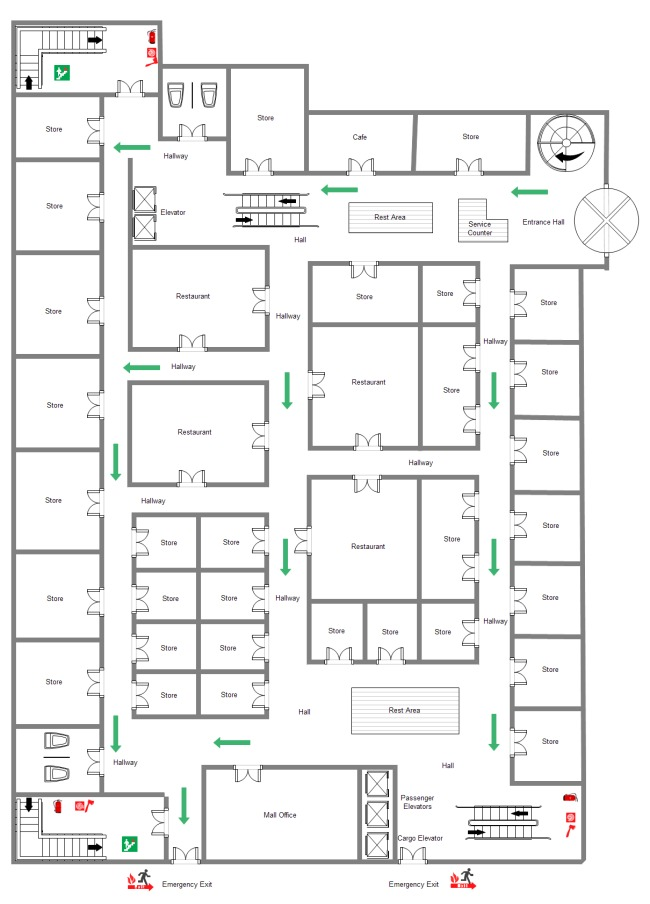
#> input picture bc.jpeg, 650 x 904 px
$ python analyze_floorplan.py bc.jpeg 1.0 out.png
#> lines starting #> are read from the running program, lines starting #| are printed output that depends on the picture; after the words box and inside, x2 and y2 are one past the last pixel; in counts of white or black regions, pixels touching at a corner belong together
"""
Floorplan Analyzer - Extract Walls and Exits
Takes a user floor plan as input and outputs a simplified PNG showing only walls and exits
"""

import sys
import numpy as np
import matplotlib.pyplot as plt
from pathlib import Path
from matplotlib.patches import Rectangle, Circle

try:
    from PIL import Image
    PIL_AVAILABLE = True
except ImportError:
    PIL_AVAILABLE = False
    print("Error: Pillow is required. Install with: pip install Pillow")
    sys.exit(1)

try:
    import ezdxf
    EZDXF_AVAILABLE = True
except ImportError:
    EZDXF_AVAILABLE = False


def detect_file_type(filepath: str) -> str:
    """Detect floorplan file type from extension."""
    ext = Path(filepath).suffix.lower()

    if ext == '.dxf':
        if not EZDXF_AVAILABLE:
            print("Error: ezdxf is required for DXF files. Install with: pip install ezdxf")
            sys.exit(1)
        return 'dxf'
    elif ext in ['.png', '.jpg', '.jpeg', '.bmp', '.tif', '.tiff']:
        return 'image'
    else:
        print(f"Error: Unsupported file type '{ext}'. Supported: .png, .jpg, .jpeg, .bmp, .dxf")
        sys.exit(1)


def analyze_image_floorplan(filepath: str, scale: float = 10.0):
    """
    Analyze an image floorplan and extract walls and exits.
    Uses adaptive thresholding to work with any image.

    Args:
        filepath: Path to image file
        scale: Pixels per meter (default: 10)

    Returns:
        Tuple of (walls, exits, width, height)
    """
#> called with filepath = 'bc.jpeg', scale = 1
    print(f"\n📊 Analyzing image floorplan: {filepath}")

    # Load image
    img = Image.open(filepath)
#> img is the input picture: PIL image 650x904 RGB; mean R, G, B 239.4, 239.6, 239.4
    image_array = np.array(img.convert('RGB'))

    height_px, width_px = image_array.shape[:2]
    print(f"  Image size: {width_px}×{height_px} pixels")
#|   Image size: 650×904 pixels

    # Calculate world dimensions
    width_m = width_px / scale
    height_m = height_px / scale
    print(f"  World size: {width_m:.1f}×{height_m:.1f} meters (scale: {scale} px/m)")
#|   World size: 650.0×904.0 meters (scale: 1.0 px/m)

    # Convert to grayscale
    grayscale = np.mean(image_array, axis=2)

    # Adaptive thresholding using Otsu's method
    hist, _ = np.histogram(grayscale, bins=256, range=(0, 256))
#> hist = 256 values, max 427600 at index 255, min 2 at index 23, mean 2295.3

    total = grayscale.size
    sum_total = np.sum(np.arange(256) * hist)
#> sum_total = 140687101
    sum_background = 0
    weight_background = 0
    max_variance = 0
    threshold = 0

    for i in range(256):
        weight_background += hist[i]
        if weight_background == 0:
            continue

        weight_foreground = total - weight_background
        if weight_foreground == 0:
            break

        sum_background += i * hist[i]
        mean_background = sum_background / weight_background
        mean_foreground = (sum_total - sum_background) / weight_foreground

        variance = weight_background * weight_foreground * (mean_background - mean_foreground) ** 2

        if variance > max_variance:
            max_variance = variance
            threshold = i
#> this loop made 256 passes
#> (weight_background, weight_foreground, sum_background, mean_background, mean_foreground, max_variance) on passes 1 to 8: (227, 587373, 0, 0, 239.5, 7.65e+12), (274, 587326, 47, 0.172, 239.5, 9.22e+12), (320, 587280, 139, 0.434, 239.6, 1.07e+13), (350, 587250, 229, 0.654, 239.6, 1.17e+13), (381, 587219, 353, 0.927, 239.6, 1.27e+13), (407, 587193, 483, 1.19, 239.6, 1.36e+13), (430, 587170, 621, 1.44, 239.6, 1.43e+13), (439, 587161, 684, 1.56, 239.6, 1.46e+13)

    print(f"  Auto-detected threshold: {threshold:.0f}/255")
#|   Auto-detected threshold: 193/255

    # Create wall mask (dark areas)
    wall_mask = grayscale < threshold
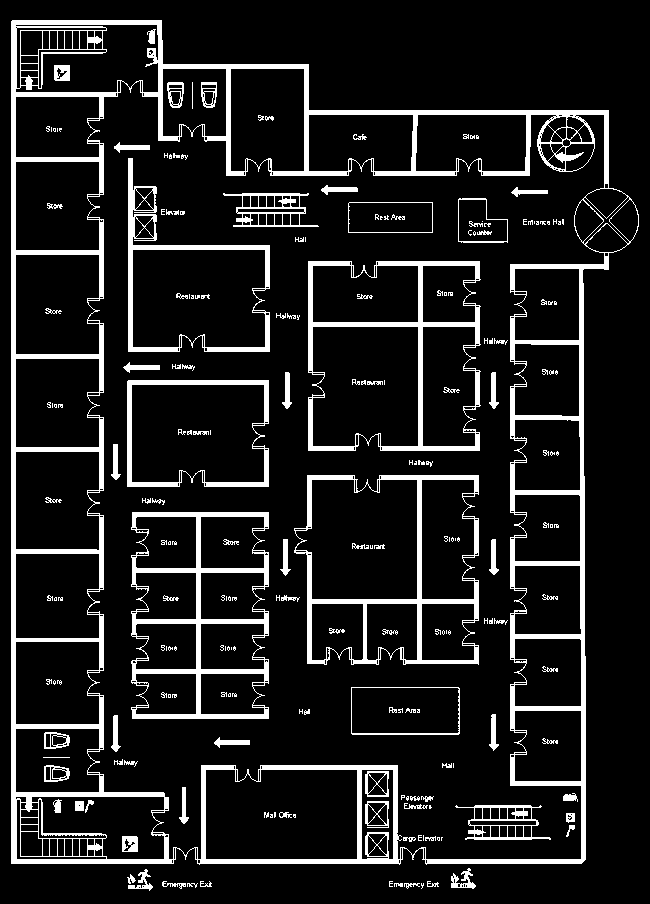
#> wall_mask: shape (904, 650) bool; 11.7% white; 222 white regions (105 under 20 px), largest, box (x1, y1, x2, y2) and area: (11, 20, 639, 865) 35700, (131, 512, 269, 719) 5823, (294, 475, 479, 665) 5089

    wall_percent = 100 * np.sum(wall_mask) / wall_mask.size
    print(f"  Wall coverage: {wall_percent:.1f}%")
#|   Wall coverage: 11.7%

    # Extract wall regions using contour detection
    walls = extract_wall_regions(wall_mask, scale)
    print(f"  Extracted {len(walls)} wall segments")

    # Detect exits (look for red/green regions or edge openings)
    exits = detect_exits_from_image(image_array, wall_mask, scale)
    print(f"  Detected {len(exits)} exits")

    return walls, exits, width_m, height_m


def extract_wall_regions(wall_mask, scale):
    """Extract wall rectangles from binary mask."""
#> called with scale = 1
    walls = []

    # Downsample for performance
    stride = max(1, int(scale / 2))

    height, width = wall_mask.shape

    # Simple grid-based extraction
    for y in range(0, height, stride):
        for x in range(0, width, stride):
            if wall_mask[y, x]:
                # Find extent of wall region
                x_end = x
                while x_end < width and wall_mask[y, x_end]:
                    x_end += 1

                y_end = y
                while y_end < height and wall_mask[y_end, x]:
                    y_end += 1

                # Convert to world coordinates
                wall_x = x / scale
                wall_y = y / scale
                wall_w = (x_end - x) / scale
                wall_h = (y_end - y) / scale

                if wall_w > 0.1 and wall_h > 0.1:  # Minimum size threshold
                    walls.append({
                        'x': wall_x,
                        'y': wall_y,
                        'width': wall_w,
                        'height': wall_h
                    })

    # Merge overlapping rectangles
    walls = merge_rectangles(walls)

    return walls


def merge_rectangles(rectangles, threshold=0.5):
    """Merge overlapping or nearby rectangles."""
#> called with threshold = 0.5
    if not rectangles:
        return []

    merged = []
    used = set()

    for i, rect1 in enumerate(rectangles):
        if i in used:
            continue

        current = rect1.copy()
        used.add(i)

        # Try to merge with others
        merged_any = True
        while merged_any:
            merged_any = False
            for j, rect2 in enumerate(rectangles):
                if j in used or j == i:
                    continue

                # Check if rectangles overlap or are close
                if rectangles_overlap(current, rect2, threshold):
                    # Merge them
                    min_x = min(current['x'], rect2['x'])
                    min_y = min(current['y'], rect2['y'])
                    max_x = max(current['x'] + current['width'], rect2['x'] + rect2['width'])
                    max_y = max(current['y'] + current['height'], rect2['y'] + rect2['height'])

                    current = {
                        'x': min_x,
                        'y': min_y,
                        'width': max_x - min_x,
                        'height': max_y - min_y
                    }
                    used.add(j)
                    merged_any = True

        merged.append(current)
#|   Extracted 11 wall segments

    return merged


def rectangles_overlap(rect1, rect2, threshold=0.5):
    """Check if two rectangles overlap or are within threshold distance."""
    r1_right = rect1['x'] + rect1['width']
    r1_bottom = rect1['y'] + rect1['height']
    r2_right = rect2['x'] + rect2['width']
    r2_bottom = rect2['y'] + rect2['height']

    # Check overlap with threshold
    return not (r1_right + threshold < rect2['x'] or
                rect1['x'] > r2_right + threshold or
                r1_bottom + threshold < rect2['y'] or
                rect1['y'] > r2_bottom + threshold)


def detect_exits_from_image(image_array, wall_mask, scale):
    """Detect exits from image using color detection."""
#> called with scale = 1
    exits = []

    # Look for red or green regions (common for exits/doors)
    red = image_array[:, :, 0].astype(float)
    green = image_array[:, :, 1].astype(float)
    blue = image_array[:, :, 2].astype(float)

    # Detect red areas (exits often marked in red)
    red_mask = (red > green + 30) & (red > blue + 30) & (red > 100)
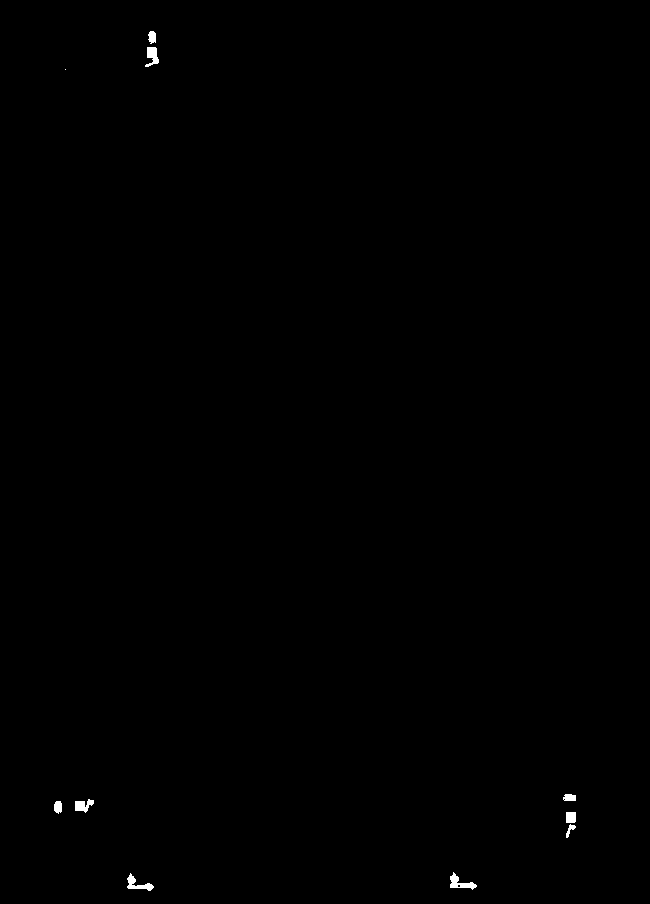
#> red_mask: shape (904, 650) bool; 0.19% white; 10 white regions (1 under 20 px), largest, box (x1, y1, x2, y2) and area: (450, 872, 477, 890) 197, (127, 873, 154, 891) 185, (145, 47, 159, 67) 167

    # Detect green areas (exits sometimes marked in green)
    green_mask = (green > red + 30) & (green > blue + 30) & (green > 100)
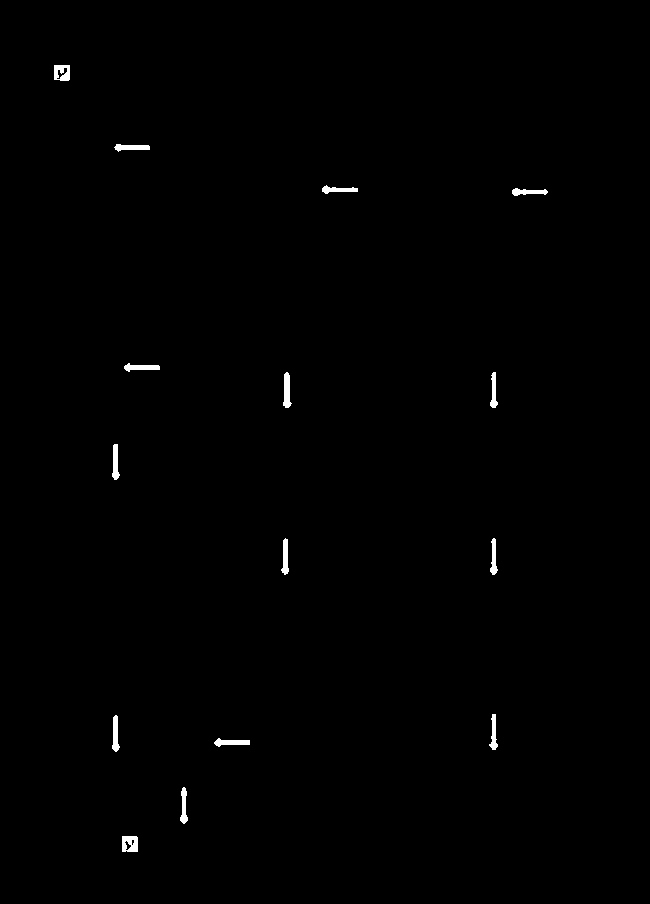
#> green_mask: shape (904, 650) bool; 0.47% white; 15 white regions, largest, box (x1, y1, x2, y2) and area: (122, 836, 138, 852) 222, (283, 372, 292, 408) 215, (54, 65, 70, 81) 208

    exit_mask = red_mask | green_mask
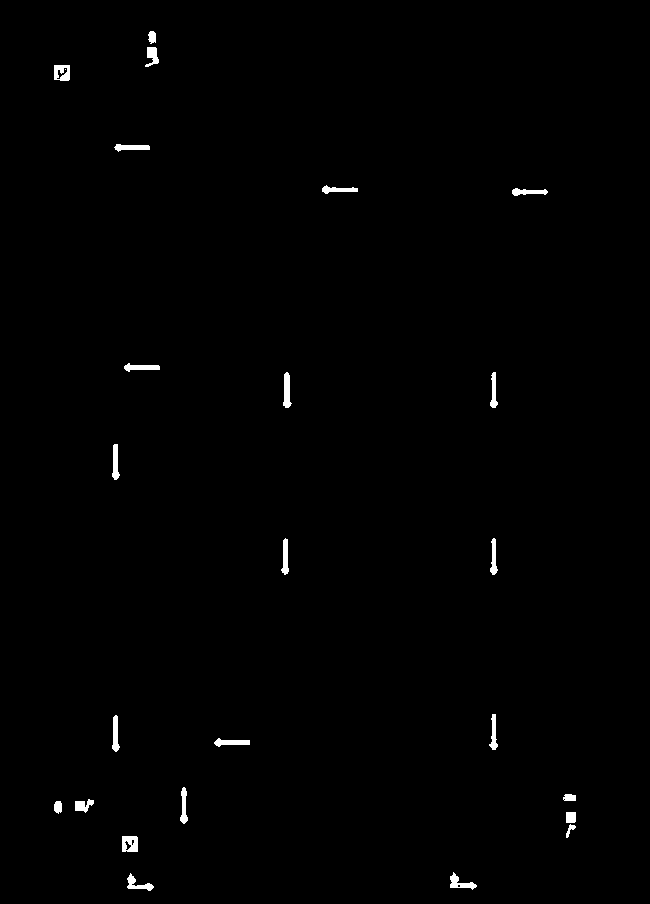
#> exit_mask: shape (904, 650) bool; 0.67% white; 25 white regions (1 under 20 px), largest, box (x1, y1, x2, y2) and area: (122, 836, 138, 852) 222, (283, 372, 292, 408) 215, (54, 65, 70, 81) 208

    # Find exit locations
    if np.any(exit_mask):
        # Find connected components
        labeled = label_regions(exit_mask)

        for label_id in range(1, labeled.max() + 1):
            region = labeled == label_id
            coords = np.argwhere(region)

            if len(coords) > 20:  # Minimum size
                center_y = np.mean(coords[:, 0])
                center_x = np.mean(coords[:, 1])

                exits.append({
                    'x': center_x / scale,
                    'y': center_y / scale,
                    'width': 2.0  # Default exit width
                })
#> this loop made 25 passes
#> pass 1, in detect_exits_from_image, `region = labeled == label_id`:
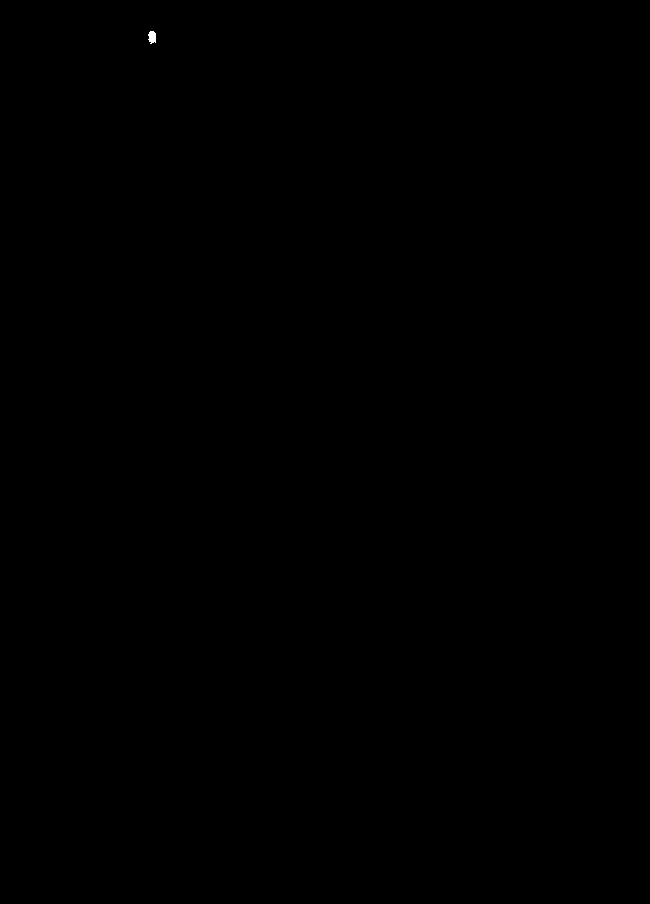
#> region: shape (904, 650) bool; 0.01% white; 1 white region, box (x1, y1, x2, y2) and area: (148, 31, 156, 44) 82
#|   Detected 24 exits

    # If no colored exits found, detect from edges
    if not exits:
        exits = detect_exits_from_edges(wall_mask, scale)

    return exits


def label_regions(binary_mask):
    """Simple connected component labeling."""
    try:
        from scipy import ndimage
        labeled, _ = ndimage.label(binary_mask)
        return labeled
    except ImportError:
        # Fallback: simple flood-fill based labeling
        labeled = np.zeros_like(binary_mask, dtype=int)
        label_id = 0

        # [11 lines left out: function flood_fill, not called in this run]

        for y in range(binary_mask.shape[0]):
            for x in range(binary_mask.shape[1]):
                if binary_mask[y, x] and labeled[y, x] == 0:
                    label_id += 1
                    flood_fill(y, x, label_id)

        return labeled


# [114 lines left out: functions detect_exits_from_edges, analyze_dxf_floorplan, not called in this run]


def create_simplified_png(walls, exits, width, height, output_path):
    """
    Create a simplified PNG showing only walls and exits.

    Args:
        walls: List of wall dictionaries
        exits: List of exit dictionaries
        width: World width in meters
        height: World height in meters
        output_path: Output PNG file path
    """
#> called with width = 650, height = 904, output_path = 'out.png'
    print(f"\n🎨 Creating simplified PNG: {output_path}")

    # Create figure
    fig, ax = plt.subplots(figsize=(12, 10))

    ax.set_xlim(0, width)
    ax.set_ylim(0, height)
    ax.set_aspect('equal')
    ax.set_facecolor('white')
    ax.set_xlabel('X (meters)', fontsize=12, fontweight='bold')
    ax.set_ylabel('Y (meters)', fontsize=12, fontweight='bold')
    ax.set_title('Extracted Floor Plan - Walls and Exits', fontsize=14, fontweight='bold', pad=15)
    ax.grid(True, alpha=0.3, linestyle='--', linewidth=0.5)

    # Draw walls
    for wall in walls:
        if wall.get('type') == 'line':
            # Line segment
            start = wall['start']
            end = wall['end']
            ax.plot([start[0], end[0]], [start[1], end[1]],
                   color='black', linewidth=3, solid_capstyle='round')
        else:
            # Rectangle
            rect = Rectangle(
                (wall['x'], wall['y']),
                wall['width'],
                wall['height'],
                facecolor='#333333',
                edgecolor='black',
                linewidth=1
            )
            ax.add_patch(rect)
#> this loop made 11 passes
#> wall on passes 1 to 8: {'x': 11, 'y': 20, 'width': 628, 'height': 845}, {'x': 451, 'y': 868, 'width': 25, 'height': 21}, {'x': 127, 'y': 869, 'width': 26, 'height': 22}, {'x': 162, 'y': 881, 'width': 24, 'height': 8}, {'x': 200, 'y': 881, 'width': 12, 'height': 6}, {'x': 389, 'y': 881, 'width': 4, 'height': 6}, {'x': 427, 'y': 881, 'width': 12, 'height': 6}, {'x': 187, 'y': 883, 'width': 11, 'height': 5}

    # Draw exits
    for i, exit_obj in enumerate(exits):
        circle = Circle(
            (exit_obj['x'], exit_obj['y']),
            exit_obj['width'] / 2,
            facecolor='#00FF00',
            edgecolor='darkgreen',
            linewidth=2,
            alpha=0.8
        )
        ax.add_patch(circle)

        # Label
        ax.text(
            exit_obj['x'],
            exit_obj['y'],
            f'EXIT\n{i+1}',
            ha='center',
            va='center',
            fontsize=9,
            fontweight='bold',
            color='darkgreen'
        )
#> this loop made 24 passes
#> exit_obj on passes 1 to 8: {'x': 151.8, 'y': 36.7, 'width': 2}, {'x': 151.9, 'y': 55.46, 'width': 2}, {'x': 61.61, 'y': 72.24, 'width': 2}, {'x': 131.2, 'y': 147, 'width': 2}, {'x': 337.9, 'y': 189.3, 'width': 2}, {'x': 527.8, 'y': 191.5, 'width': 2}, {'x': 140.8, 'y': 367, 'width': 2}, {'x': 286.5, 'y': 390.4, 'width': 2}

    # Add legend
    from matplotlib.patches import Patch
    legend_elements = [
        Patch(facecolor='#333333', edgecolor='black', label=f'Walls ({len(walls)})'),
        Patch(facecolor='#00FF00', edgecolor='darkgreen', label=f'Exits ({len(exits)})')
    ]
    ax.legend(handles=legend_elements, loc='upper right', fontsize=10, framealpha=0.9)

    # Add info text
    info_text = f"Dimensions: {width:.1f}m × {height:.1f}m\n"
    info_text += f"Walls: {len(walls)}\nExits: {len(exits)}"

    ax.text(
        0.02, 0.98,
        info_text,
        transform=ax.transAxes,
        verticalalignment='top',
        bbox=dict(boxstyle='round', facecolor='lightyellow', alpha=0.9),
        fontsize=10,
        fontfamily='monospace'
    )

    # Save
    plt.tight_layout()
    Path(output_path).parent.mkdir(parents=True, exist_ok=True)
    plt.savefig(output_path, dpi=150, bbox_inches='tight', facecolor='white')
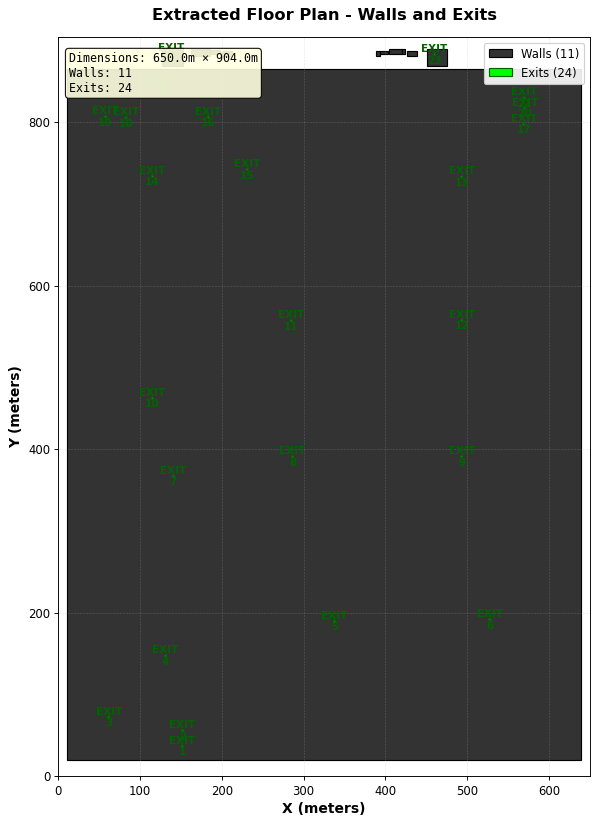
#> figure drawn by matplotlib, 1 panel
    plt.close()

    print(f"✅ Saved simplified floor plan to: {output_path}")


def main():
    """Main function to handle user input and process floor plan."""

    print("=" * 60)
    print("  FLOORPLAN ANALYZER")
    print("  Extract Walls and Exits from Floor Plans")
    print("=" * 60)

    # Get input file from user
    if len(sys.argv) > 1:
        input_file = sys.argv[1]
    else:
        input_file = input("\n📁 Enter path to floor plan file: ").strip()

    # Remove quotes if present
    input_file = input_file.strip('"').strip("'")

    # Check if file exists
    if not Path(input_file).exists():
        print(f"\n❌ Error: File not found: {input_file}")
        sys.exit(1)

    # Detect file type
    file_type = detect_file_type(input_file)

    # Get scale (optional)
    if len(sys.argv) > 2:
        scale = float(sys.argv[2])
    else:
        if file_type == 'image':
            scale_input = input("\n📏 Enter scale (pixels per meter, default=10): ").strip()
            scale = float(scale_input) if scale_input else 10.0
        else:
            scale_input = input("\n📏 Enter scale (DXF units per meter, default=100): ").strip()
            scale = float(scale_input) if scale_input else 100.0

    # Generate output filename
    input_path = Path(input_file)
    output_file = f"output/{input_path.stem}_simplified.png"

    if len(sys.argv) > 3:
        output_file = sys.argv[3]
    else:
        output_input = input(f"\n💾 Enter output file (default={output_file}): ").strip()
        if output_input:
            output_file = output_input

    # Analyze floor plan
    try:
        if file_type == 'image':
            walls, exits, width, height = analyze_image_floorplan(input_file, scale)
        else:
            walls, exits, width, height = analyze_dxf_floorplan(input_file, scale)

        # Create output PNG
        create_simplified_png(walls, exits, width, height, output_file)

        print(f"\n{'=' * 60}")
        print(f"✅ SUCCESS! Simplified floor plan created.")
        print(f"   Input:  {input_file}")
        print(f"   Output: {output_file}")
        print(f"{'=' * 60}\n")

    except Exception as e:
        print(f"\n❌ Error processing floor plan: {e}")
        import traceback
        traceback.print_exc()
        sys.exit(1)


if __name__ == "__main__":
    main()
